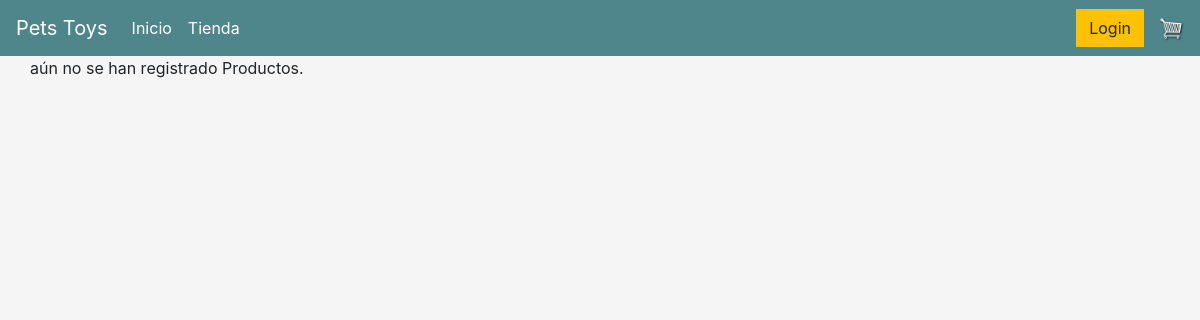
The page /mainstore on the database as committed earlier.
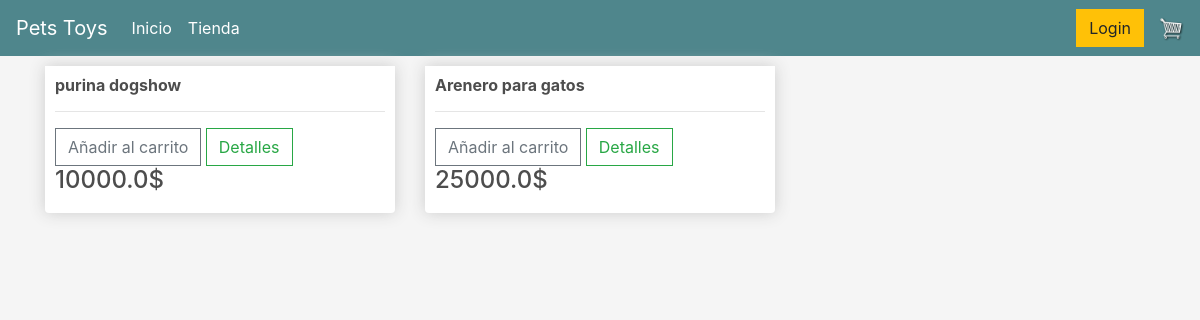
The same page on the database as committed later.
### store/models.py (models this page shows, shortened)
class Product(models.Model):
    name = models.CharField(max_length=200)
    price = models.FloatField()

### store/views.py (the view)
# urls.py: path('mainstore', views.mainstore.as_view(), name="mainstore"),
class mainstore(ListView):
    model = Product
    template_name = 'mainstore.html'
    paginate_by = 9
    context_object_name = 'products'

### store/templates/mainstore.html (shortened to what this page needs)
{% extends 'base.html' %}
{% load static %}
{% block content %}
<div class="row">
    {% for product in products %}
    <div class="col-lg-4">
        <div class="box-element product">
            <h6><strong>{{product.name}}</strong></h6>
            <hr>
            <button class="btn btn-outline-secondary add-btn">Añadir al carrito</button>
            <a class="btn btn-outline-success" href="#">Detalles</a>
            <h4 style="display: inline-block;">{{product.price}}$</h4>
        </div>
    </div>
    {% empty %}
    <div class="col-xs-12">
        aún no se han registrado Productos.
    </div>
    {% endfor %}
</div>
{% endblock %}

Rows that differ between the two databases and show on the page:
added Product: name "purina dogshow", price "10000.0"
added Product: name "Arenero para gatos", price "25000.0"
Other text that changed with them:
text no longer shown: "aún no se han registrado Productos."
